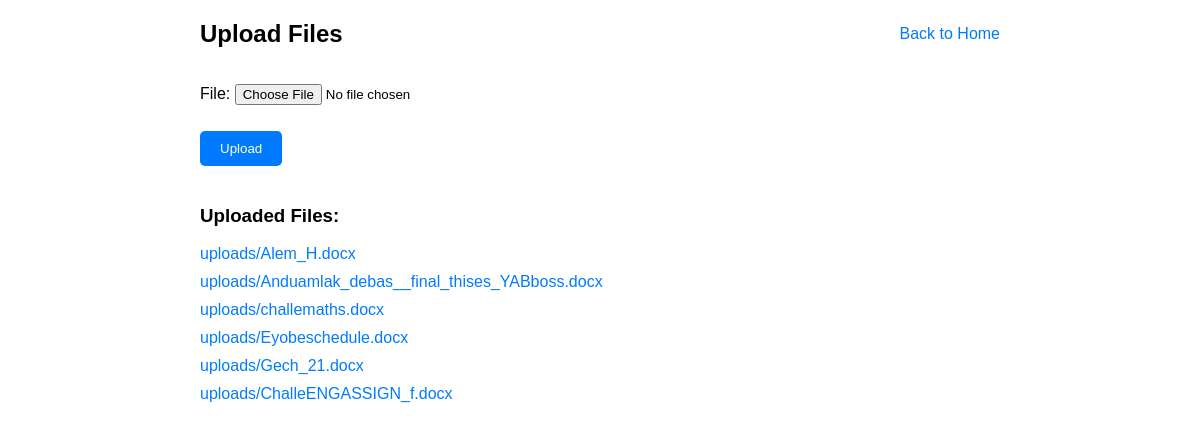
Before: /upload/ with the older database file.
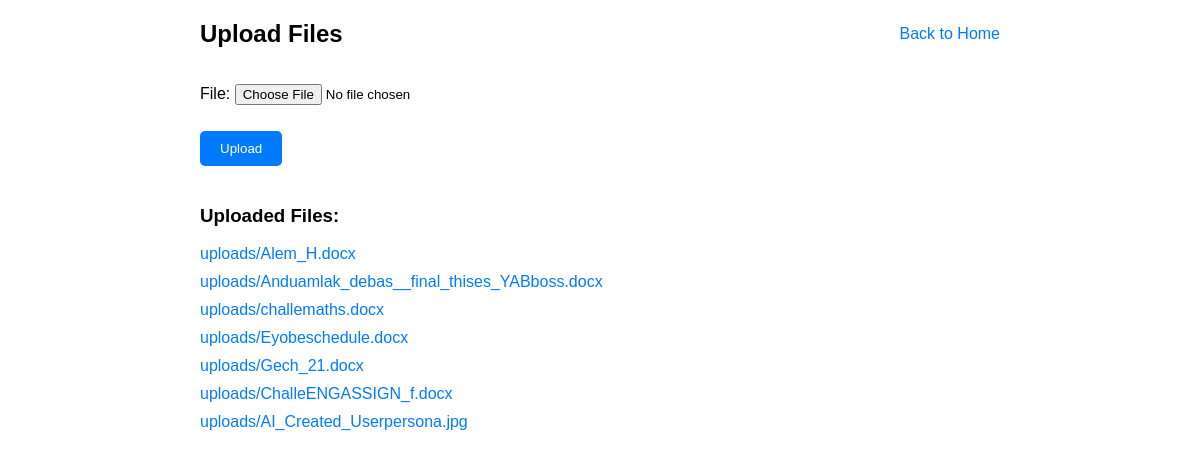
After: the same page with the newer database file.
### knowledge_portal/models.py (models this page shows)
class UploadedFile(models.Model):
    file = models.FileField(upload_to='uploads/')
    uploaded_at = models.DateTimeField(auto_now_add=True)

### knowledge_portal/views.py (the view)
# urls.py: path('upload/', views.upload_file, name='upload_file'),
def upload_file(request):
    if request.method == 'POST':
        form = UploadFileForm(request.POST, request.FILES)
        if form.is_valid():
            form.save()
            return redirect('upload_file')
    else:
        form = UploadFileForm()
    files = UploadedFile.objects.all()
    return render(request, 'knowledge_portal/upload_file.html', {'form': form, 'files': files})

### knowledge_portal/forms.py
class UploadFileForm(forms.ModelForm):
    class Meta:
        model = UploadedFile
        fields = ('file',)

### knowledge_portal/templates/Knowledge_portal/upload_file.html (shortened to what this page needs)
<!DOCTYPE html>
<html lang="en">
<head>
</head>
<body>
    <div class="container">
        <div class="header">
            <h2>Upload Files</h2>
            <a href="/" class="back-home">Back to Home</a>
        </div>
        <form method="post" enctype="multipart/form-data">
            {{ form.as_p }}
            <button type="submit">Upload</button>
        </form>
        <h3>Uploaded Files:</h3>
        <ul>
            {% for file in files %}
                <li><a href="{% url 'download_file' file.id %}">{{ file.file.name }}</a></li>
            {% empty %}
                <li>No files uploaded yet.</li>
            {% endfor %}
        </ul>
    </div>
</body>
</html>

Changed rows visible on the page:
added UploadedFile: file.name "uploads/AI_Created_Userpersona.jpg"
